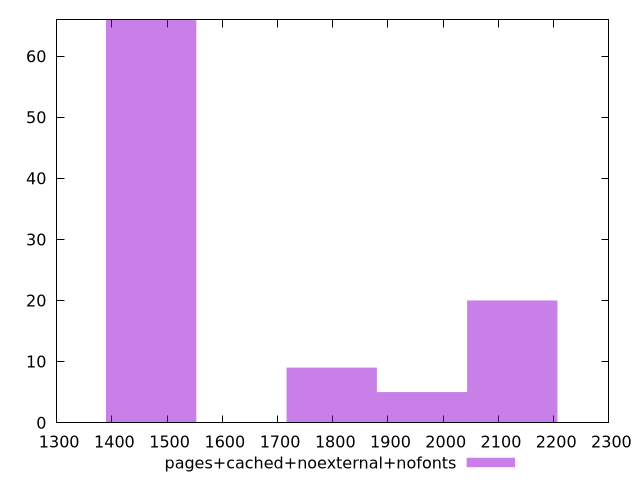

gnuplot code for this plot:
$_pagesCachedNoexternalNofonts <<EOF
1471.2175049007215 66
1798.154728211993 9
1961.6233398676286 5
2125.0919515232645 20
EOF
set key outside below
set terminal pngcairo
set output "report_00006_2020-11-02T20-21-41.718Z/interactive/pages+cached+noexternal+nofonts//raw_hist.png"
set yrange [0:66]
set boxwidth 163.46861165563573
set style fill transparent solid 0.5 noborder
plot $_pagesCachedNoexternalNofonts title "pages+cached+noexternal+nofonts" with boxes ,
